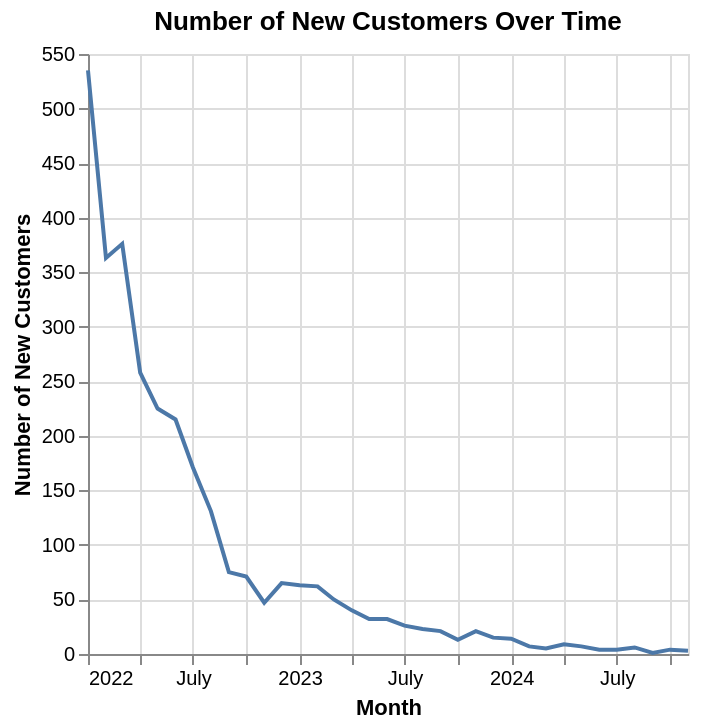

The cell this chart's notebook holds for it:
### Code cell
newCustomers = merged.drop_duplicates("customer_id")

newCustomers["date"] = pd.to_datetime(newCustomers["date"])

newCustomers["year_month"] = newCustomers["date"].dt.strftime('%B %Y')

newCustomers_monthly = newCustomers[["customer_id", "year_month"]].reset_index()

newCustomers_monthly = newCustomers_monthly.groupby(['year_month']).size().reset_index(name='number_new_customers')

newCustomers_monthly['year_month'] = pd.to_datetime(newCustomers_monthly['year_month'], format='%B %Y')

newCustomers_monthly = newCustomers_monthly.sort_values(by='year_month')

newCustomers_monthly_graph = alt.Chart(newCustomers_monthly).mark_line().encode(
    x = alt.X("year_month").title("Month"),
    y = alt.Y("number_new_customers").title("Number of New Customers"),
).properties(
    title = alt.Title("Number of New Customers Over Time")
)

newCustomers_monthly_graph

### Figure 1 — Vega specification as saved in the notebook (floating-point values rounded to 4 significant figures)
{"$schema": "https://vega.github.io/schema/vega/v6.json", "data": [{"name": "source_0", "values": [{"number_new_customers": 535, "year_month": "2022-01-01T00:00:00.000"}, {"number_new_customers": 363, "year_month": "2022-02-01T00:00:00.000"}, {"number_new_customers": 376, "year_month": "2022-03-01T00:00:00.000"}, {"number_new_customers": 258, "year_month": "2022-04-01T00:00:00.000"}, {"number_new_customers": 225, "year_month": "2022-05-01T00:00:00.000"}, {"number_new_customers": 215, "year_month": "2022-06-01T00:00:00.000"}, {"number_new_customers": 171, "year_month": "2022-07-01T00:00:00.000"}, {"number_new_customers": 131, "year_month": "2022-08-01T00:00:00.000"}, {"number_new_customers": 75, "year_month": "2022-09-01T00:00:00.000"}, {"number_new_customers": 71, "year_month": "2022-10-01T00:00:00.000"}, {"number_new_customers": 47, "year_month": "2022-11-01T00:00:00.000"}, {"number_new_customers": 65, "year_month": "2022-12-01T00:00:00.000"}, {"number_new_customers": 63, "year_month": "2023-01-01T00:00:00.000"}, {"number_new_customers": 62, "year_month": "2023-02-01T00:00:00.000"}, {"number_new_customers": 50, "year_month": "2023-03-01T00:00:00.000"}, {"number_new_customers": 40, "year_month": "2023-04-01T00:00:00.000"}, {"number_new_customers": 32, "year_month": "2023-05-01T00:00:00.000"}, {"number_new_customers": 32, "year_month": "2023-06-01T00:00:00.000"}, {"number_new_customers": 26, "year_month": "2023-07-01T00:00:00.000"}, {"number_new_customers": 23, "year_month": "2023-08-01T00:00:00.000"}, {"number_new_customers": 21, "year_month": "2023-09-01T00:00:00.000"}, {"number_new_customers": 13, "year_month": "2023-10-01T00:00:00.000"}, {"number_new_customers": 21, "year_month": "2023-11-01T00:00:00.000"}, {"number_new_customers": 15, "year_month": "2023-12-01T00:00:00.000"}, {"number_new_customers": 14, "year_month": "2024-01-01T00:00:00.000"}, {"number_new_customers": 7, "year_month": "2024-02-01T00:00:00.000"}, {"number_new_customers": 5, "year_month": "2024-03-01T00:00:00.000"}, {"number_new_customers": 9, "year_month": "2024-04-01T00:00:00.000"}, {"number_new_customers": 7, "year_month": "2024-05-01T00:00:00.000"}, {"number_new_customers": 4, "year_month": "2024-06-01T00:00:00.000"}, {"number_new_customers": 4, "year_month": "2024-07-01T00:00:00.000"}, {"number_new_customers": 6, "year_month": "2024-08-01T00:00:00.000"}, {"number_new_customers": 1, "year_month": "2024-09-01T00:00:00.000"}, {"number_new_customers": 4, "year_month": "2024-10-01T00:00:00.000"}, {"number_new_customers": 3, "year_month": "2024-11-01T00:00:00.000"}], "transform": [{"type": "formula", "expr": "toDate(datum['year_month'])", "as": "year_month"}]}, {"name": "source_0_y_domain_number_new_customers", "values": [{"min": 1, "max": 535}]}], "marks": [{"type": "line", "name": "marks", "from": {"data": "source_0"}, "sort": {"field": "x"}, "encode": {"update": {"defined": {"signal": "isValid(datum[\"year_month\"]) && isFinite(+datum[\"year_month\"]) && isValid(datum[\"number_new_customers\"]) && isFinite(+datum[\"number_new_customers\"])"}, "y": {"field": "number_new_customers", "scale": "y"}, "stroke": {"value": "#4c78a8"}, "x": {"field": "year_month", "scale": "x"}}}, "style": ["line"]}], "scales": [{"name": "x", "type": "time", "domain": {"data": "source_0", "field": "year_month"}, "range": [0, {"signal": "width"}]}, {"name": "y", "type": "linear", "domain": [{"signal": "(data(\"source_0_y_domain_number_new_customers\")[0] || {}).min"}, {"signal": "(data(\"source_0_y_domain_number_new_customers\")[0] || {}).max"}], "range": [{"signal": "height"}, 0], "nice": true, "zero": true}], "axes": [{"scale": "x", "domain": false, "minExtent": 0, "tickCount": {"signal": "ceil(width/40)"}, "grid": true, "labels": false, "maxExtent": 0, "ticks": false, "zindex": 0, "orient": "bottom", "aria": false, "gridScale": "y"}, {"scale": "y", "zindex": 0, "maxExtent": 0, "gridScale": "x", "ticks": false, "domain": false, "minExtent": 0, "orient": "left", "grid": true, "tickCount": {"signal": "ceil(height/40)"}, "labels": false, "aria": false}, {"scale": "x", "grid": false, "orient": "bottom", "title": "Month", "labelOverlap": true, "labelFlush": true, "tickCount": {"signal": "ceil(width/40)"}, "zindex": 0}, {"scale": "y", "labelOverlap": true, "zindex": 0, "orient": "left", "grid": false, "title": "Number of New Customers", "tickCount": {"signal": "ceil(height/40)"}}], "title": {"text": "Number of New Customers Over Time", "frame": "group"}, "width": 300, "padding": 5, "background": "white", "height": 300, "style": "cell"}
